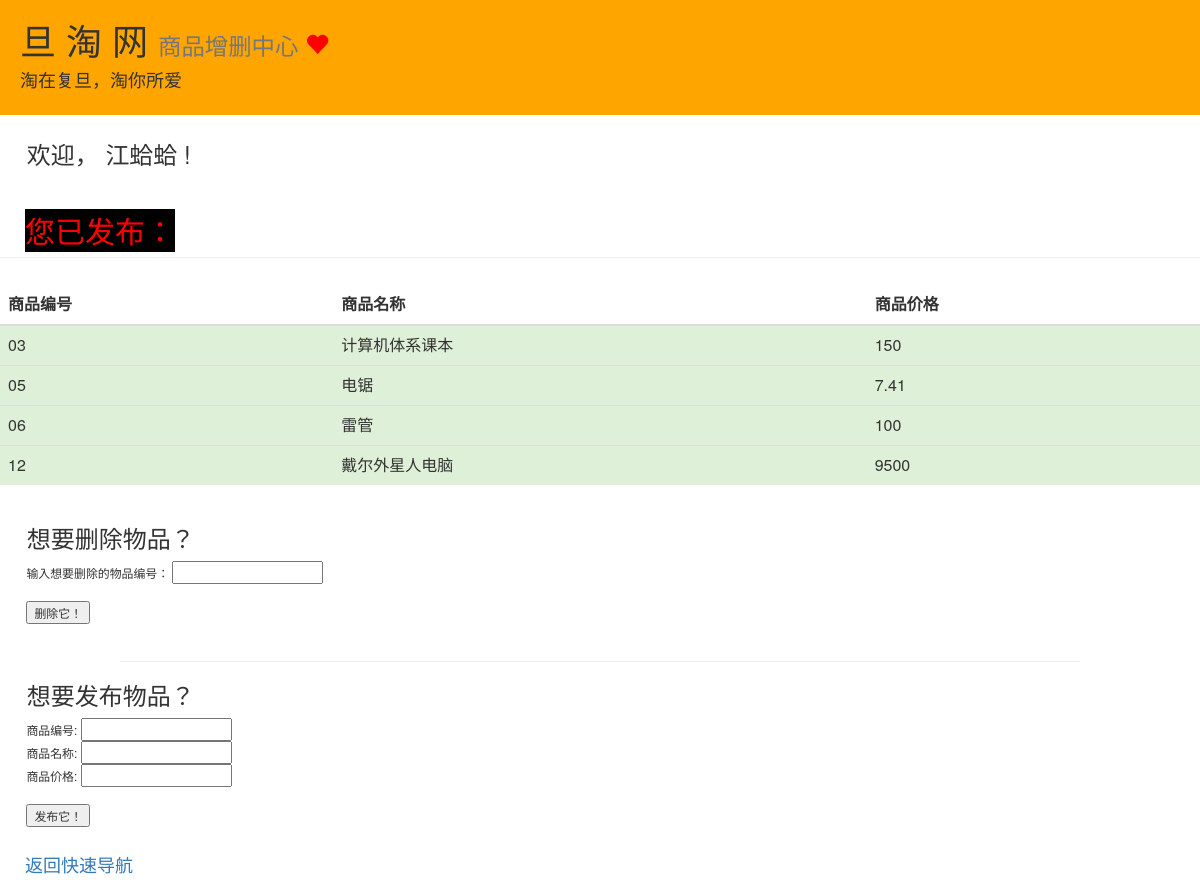
The page /postout.php (signed in) on the database its author committed.
### tables this page shows
create table Product(
	ProductID varchar(100) PRIMARY KEY,
	ProductName varchar(100),
	Price float,
    OwnerID varchar(11),
    foreign key(OwnerID)references Users(UserID)
);

### postout.php (the view, shortened to what this page needs)
<html>
<head>
   <link href="dashboard.css" rel="stylesheet">
   <link href="//cdn.bootcss.com/bootstrap/3.3.5/css/bootstrap.min.css" rel="stylesheet">
   <link href="bootstrap/css/buttons.css" rel="stylesheet">
   <link href="bootstrap/css/bootstrap.min.css" rel="stylesheet">
   <link href="bootstrap/css/site.css" rel="stylesheet">
  <div id="apDiv1">
  <h1>&nbsp;&nbsp;旦 淘 网 <small>商品增删中心
  <span class="glyphicon glyphicon-heart" style="color:red;" aria-hidden="true"></span>
  </small> &nbsp;&nbsp;&nbsp;&nbsp;&nbsp;<small></h1>
  <h4>&nbsp;&nbsp;&nbsp;&nbsp;淘在复旦，淘你所爱</h4>
  </div>
</head>
<p>&nbsp;</p>
<p>&nbsp;</p>
<p>&nbsp;</p>
<body>
<h3>&nbsp;&nbsp;&nbsp;&nbsp;欢迎，
<?php
	echo $_SESSION[UserID]." !";
	echo "<br/>";
?>
</h3>
	<br/>
<div class="table-responsive">
  <table class="table table-striped">
  <thead>
  <tr>
    <th>商品编号</th>
    <th>商品名称</th>
    <th>商品价格</th>
    </tr>
  </thead>
  <tbody>
<?php
	$request = mysql_query("SELECT * FROM Product WHERE OwnerID = '$_SESSION[UserID]'");
	$request1 = mysql_query("SELECT * FROM Product WHERE OwnerID = '$_SESSION[UserID]'");
	if($request){
		if(!(mysql_fetch_array($request1))){
			echo '<h2 class="sub-header">'."&nbsp;&nbsp;&nbsp;".'<span style="color:red;background-color: #000000">'.'您还未发布商品，不用删除，只用发布就可以啦！'.'</span>'.'</h2>';
		}
		else{
			echo '<h2 class="sub-header">'."&nbsp;&nbsp;&nbsp;".'<span style="color:red;background-color: #000000">'.'您已发布：'.'</span>'.'</h2>';
		}
		echo "<br />";
		while($row = mysql_fetch_array($request)){
			$TempID = $row['ProductID'];
			$search1 = mysql_query("SELECT * FROM Product WHERE ProductID = '$TempID'");
			$DataOut = mysql_fetch_array($search1);
			echo "<tr>";
			echo "<td class='success'>".$DataOut['ProductID']."</td>";
			echo "<td class='success'>".$DataOut['ProductName']."</td>";
			echo "<td class='success'>".$DataOut[Price]."</td>";
			echo "</tr>";
		}
	}
	else{
		echo '<h2 class="sub-header">'."&nbsp;&nbsp;&nbsp;".'<span style="color:red;background-color: #000000">'.'您还未发布商品，不用删除，只用发布就可以啦！'.'</span>'.'</h2>';
	}
?>
</tbody>
</table>
</div>
<h3>&nbsp;&nbsp;&nbsp;&nbsp;想要删除物品？</h3>
<form action = "isdelete.php" method = "post">
	<p1>&nbsp;&nbsp;&nbsp;&nbsp;&nbsp;&nbsp;&nbsp;&nbsp;输入想要删除的物品编号：</p1> <input name = "ProductID" type = "text">
	<br/>
	<br />
	&nbsp;&nbsp;&nbsp;&nbsp;&nbsp;&nbsp;&nbsp;&nbsp;<input type = "submit" value = "删除它！">
		<br />
	<br />
</form>
<HR style="FILTER: progid:DXImageTransform.Microsoft.Shadow(color:#987cb9,direction:145,strength:15)" width="80%" color=#987cb9 SIZE=10 width=5>
<h3>&nbsp;&nbsp;&nbsp;&nbsp;想要发布物品？</h3>
<form action = "postout_input.php" method = "post">
	<p1>&nbsp;&nbsp;&nbsp;&nbsp;&nbsp;&nbsp;&nbsp;&nbsp;商品编号:</p1> <input name = "ProductID" type = "text">
	<br/>
	<p1>&nbsp;&nbsp;&nbsp;&nbsp;&nbsp;&nbsp;&nbsp;&nbsp;商品名称:</p1> <input name = "ProductName" type = "text">
	<br/>
	<p1>&nbsp;&nbsp;&nbsp;&nbsp;&nbsp;&nbsp;&nbsp;&nbsp;商品价格:</p1> <input name = "Price" type = "text">
	<br/>
<br/>
&nbsp;&nbsp;&nbsp;&nbsp;&nbsp;&nbsp;&nbsp;&nbsp;<input type = "submit" value="发布它！">
</form>
<a class="navbar-brand" href="storage.php">&nbsp;&nbsp;返回快速导航</a>
</body>
</html>

### dashboard.css (style rules this page uses)
body { padding-top: 50px; }
.sub-header { padding-bottom: 10px; border-bottom: 1px solid #eee; }

### postout.php (style rules this page uses)
#apDiv1 { position: absolute; width: 1684px; height: 115px; z-index: 2; left: 0px; top: 0px; background-color: #FFA500; }

### rows shown on the page
product: ProductID "03", ProductName "计算机体系课本", Price "150"
product: ProductID "05", ProductName "电锯", Price "7.41"
product: ProductID "06", ProductName "雷管", Price "100"
product: ProductID "12", ProductName "戴尔外星人电脑", Price "9500"

### other values the page prints
$_SESSION[UserID] "江蛤蛤"
